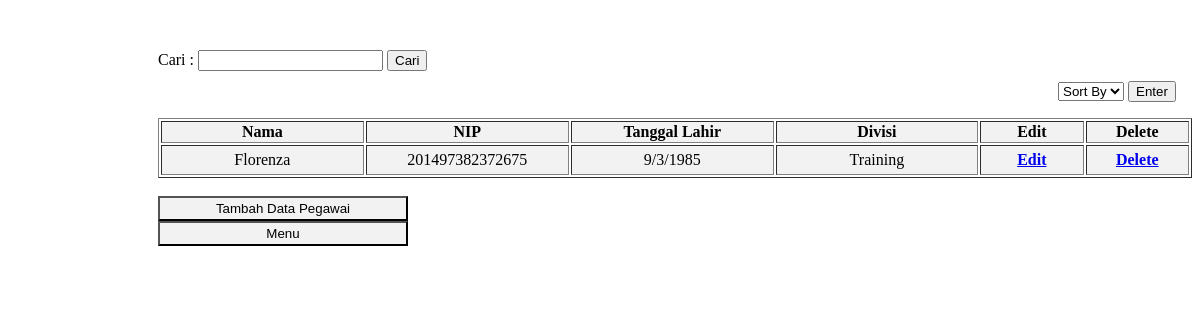
The app's page /php/pegawai.php?cari=Florenza with its own data.
### tables this page shows
CREATE TABLE `pegawai` (
  `nomor` int(11) NOT NULL,
  `nama` varchar(50) NOT NULL,
  `nip` varchar(20) NOT NULL,
  `tgl_lahir` varchar(20) NOT NULL,
  `divisi` varchar(50) NOT NULL
);

### php/pegawai.php (the view, shortened to what this page needs)
<?php
include "koneksi.php";
?>
<html>
<body>
<link rel="stylesheet" href="style2.css">
<form action="pegawai.php" method="get" class="cari">
	<label>Cari :</label>
	<input type="text" name="cari">
	<input type="submit" value="Cari">
</form>
<form action="pegawai.php" method="post" class="sort">
 <select name="sort">
 <option value="nomor">Sort By</option>
 </select>
 <input type="submit" name="enter" value="Enter">
</form>
<table border = "1">
	<tr>
	 <th>Nama</th>
	 <th>NIP</th>
	 <th>Tanggal Lahir</th>
	 <th>Divisi</th>
	 <th>Edit</th>
	 <th>Delete</th>
	<?php
	if(isset($_GET['cari'])){
		$cari = $_GET['cari'];
		$query = mysqli_query($koneksi,"select * from pegawai where nama like '%".$cari."%' OR nip like '%".$cari."%'
		OR tgl_lahir like '%".$cari."%' OR divisi like '%".$cari."%'");
	}
	while($data = mysqli_fetch_array($query)){
	?>
	<tr>
	 <td><?php echo $data['nama']?></td>
	 <td><?php echo $data['nip']?></td>
	 <td><?php echo $data['tgl_lahir']?></td>
	 <td><?php echo $data['divisi']?></td>
	 <th><a href="edit.php?nomor=<?php echo $data['nomor'];?>">Edit</a></td>
	 <th><a href="delete.php?nomor=<?php echo $data['nomor'];?>">Delete</a></td>
	</tr>
	<?php
	}
	?>
</table>
	<br>
	<a href="tambah_data.php"><button class="btn">Tambah Data Pegawai</button></a></br>
	<a href="index.php"><button class="btn">Menu</button></a></br>
</body>
</html>

### php/style2.css (style rules this page uses)
tr { background:#f2f2f2; }
table { margin-left:150px; }
td { text-align: center; width: 200px; height:30px; }
th { width: 100px; }
.sort { margin-left:1050px; }
.cari { margin-top:50px; margin-left:150px; margin-bottom:10px; }
.btn { background:#f2f2f2; width: 250px; height :25px; margin-left:150px; }

### records on screen
pegawai: nama "Florenza", nip "201497382372675", tgl_lahir "9/3/1985", divisi "Training"
